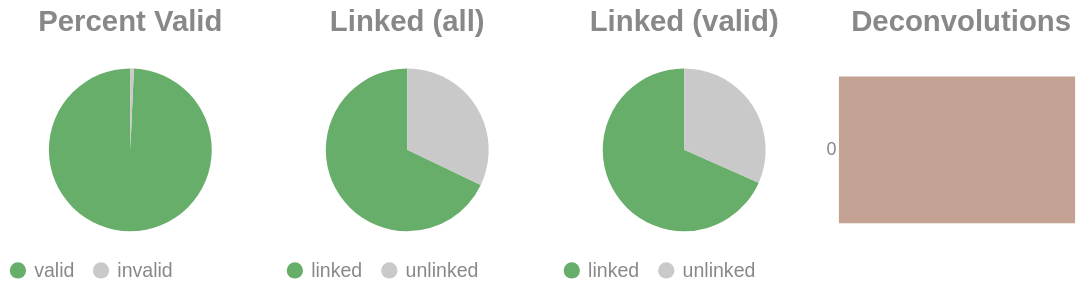

Source (notebook cell):
### Code cell
if SKIPLR:
    pass
else:
    clash = Counter()
    for i in valids['molecule'].to_list():
        _mol = i.split("-")
        if len(_mol) == 1:
            clash.update('0')
        else:
            clash.update(_mol[-1])

    _d = {"deconvolutions": [], 'count': []}
    for k,v in clash.items():
        _d['deconvolutions'].append(k)
        _d['count'].append(v)

    tot_valid = valids['reads'].sum()
    mask = valids['reads'] >= 2
    n_linked_reads = valids.filter(mask)['reads'].sum()
    if n_linked_reads == 0:
        print_html("No linked molecules (>=2 reads) were detected; skipping linked-only distributions.")
        SKIPLR = True
    else:
        perc_valid = round(tot_valid / n_reads, 4)
        linked_perc_abs = round(n_linked_reads / n_reads, 4)
        linked_perc = round(n_linked_reads / tot_valid, 4)

    _valid = pl.DataFrame({"valids": ['valid', 'invalid'], "count": [tot_valid, n_reads - tot_valid]})
    _linked_abs = pl.DataFrame({"linked (absolute)": ['linked', 'unlinked'], "count": [n_linked_reads, n_reads - n_linked_reads]})
    _linked_rel = pl.DataFrame({"linked (valids)": ['linked', 'unlinked'], "count": [n_linked_reads, tot_valid - n_linked_reads]})

    (
        alt.hconcat(
            piechart(_valid, goodval = 'valid', title = "Percent Valid"),
            piechart(_linked_abs, goodval = "linked", title =  "Linked (all)"),
            piechart(_linked_rel, goodval = "linked", title =  "Linked (valid)"),
            convolutionbar(pl.DataFrame(_d), title = "Deconvolutions"),
            center = True,
            bounds = 'flush'
        )
        .resolve_scale(color='independent')
        .resolve_legend('independent')
        .properties(usermeta={'embedOptions': {"actions": False}})
    ).display()

### Figure 1 — Vega-Lite specification as saved in the notebook (floating-point values rounded to 4 significant figures)
{"width": "container", "height": 400, "config": {"title": {"anchor": "start", "dy": -15, "fontSize": 18, "color": "#888888", "subtitleColor": "#888888", "subtitleFontSize": 14}, "arc": {"fill": "#0072B2"}, "axis": {"domainColor": "#888888", "domainWidth": 0.5, "gridWidth": 0.2, "grid": false, "titleFontWeight": 400, "titleFontSize": 15, "labelFontSize": 11, "labelColor": "#888888", "tickColor": "#888888", "tickWidth": 0.2, "titleColor": "#888888"}, "axisBand": {"grid": false}, "axisX": {"grid": true, "tickSize": 10, "domainCap": "round"}, "axisY": {"domain": false, "grid": true, "tickSize": 0, "domainCap": "round"}, "background": "transparent", "header": {"labelFontSize": 15, "labelColor": "#888888", "titleFontSize": 15, "titleFontWeight": 600, "titleColor": "#888888"}, "legend": {"labelFont": "sans-serif", "labelFontSize": 12, "labelColor": "#888888", "symbolSize": 100, "symbolType": "circle", "titleFontSize": 12, "titlePadding": 10, "titleColor": "#888888", "title": null}, "range": {"category": ["#E69F00", "#56B4E9", "#009E73", "#F0E442", "#0072B2", "#D55E00", "#CC79A7", "#000000"], "diverging": ["#cfe8f3", "#a2d4ec", "#73bfe2", "#46abdb", "#1696d2", "#12719e"]}, "area": {"fill": "#0072B2", "fillOpacity": 0.7, "line": true, "strokeOpacity": 0.7}, "line": {"color": "#0072B2", "stroke": "#0072B2", "strokeWidth": 2}, "trail": {"color": "#0072B2", "stroke": "#0072B2", "strokeWidth": 0, "size": 1}, "point": {"filled": true, "fillOpacity": 1.0, "size": 95}, "text": {"color": "#888888", "fontSize": 11, "align": "right", "fontWeight": 400, "size": 11}, "bar": {"fill": "#0072B2", "stroke": null}, "view": {"stroke": null, "continuousWidth": 660, "continuousHeight": 400}}, "hconcat": [{"data": {"name": "data-6f939f3bc969302ccf9c8e3468c59f20"}, "mark": {"type": "arc"}, "encoding": {"color": {"field": "valids", "legend": {"orient": "bottom", "title": null}, "scale": {"domain": ["valid", "invalid"], "range": ["#68ae6b", "#C9C9C9"]}, "title": "Valids", "type": "nominal"}, "theta": {"field": "count", "type": "quantitative"}, "tooltip": [{"field": "valids", "title": "Valids", "type": "ordinal"}, {"field": "percent", "format": ".2%", "title": "Percent", "type": "quantitative"}, {"field": "count", "title": "Count", "type": "quantitative"}]}, "height": 100, "title": {"text": "Percent Valid", "align": "center", "anchor": "middle"}, "transform": [{"calculate": "datum.count / 11357753", "as": "percent"}], "width": 150}, {"data": {"name": "data-a44008be283c9a1c1aa3a42f8b1bcd08"}, "mark": {"type": "arc"}, "encoding": {"color": {"field": "linked (absolute)", "legend": {"orient": "bottom", "title": null}, "scale": {"domain": ["linked", "unlinked"], "range": ["#68ae6b", "#C9C9C9"]}, "title": "Linked (Absolute)", "type": "nominal"}, "theta": {"field": "count", "type": "quantitative"}, "tooltip": [{"field": "linked (absolute)", "title": "Linked (Absolute)", "type": "ordinal"}, {"field": "percent", "format": ".2%", "title": "Percent", "type": "quantitative"}, {"field": "count", "title": "Count", "type": "quantitative"}]}, "height": 100, "title": {"text": "Linked (all)", "align": "center", "anchor": "middle"}, "transform": [{"calculate": "datum.count / 11357753", "as": "percent"}], "width": 150}, {"data": {"name": "data-4cac981fdda9e25c43b6616a8bf5fe0a"}, "mark": {"type": "arc"}, "encoding": {"color": {"field": "linked (valids)", "legend": {"orient": "bottom", "title": null}, "scale": {"domain": ["linked", "unlinked"], "range": ["#68ae6b", "#C9C9C9"]}, "title": "Linked (Valids)", "type": "nominal"}, "theta": {"field": "count", "type": "quantitative"}, "tooltip": [{"field": "linked (valids)", "title": "Linked (Valids)", "type": "ordinal"}, {"field": "percent", "format": ".2%", "title": "Percent", "type": "quantitative"}, {"field": "count", "title": "Count", "type": "quantitative"}]}, "height": 100, "title": {"text": "Linked (valid)", "align": "center", "anchor": "middle"}, "transform": [{"calculate": "datum.count / 11278331", "as": "percent"}], "width": 150}, {"data": {"name": "data-204b3f74c6fa79302c0d4dd53e7e1b99"}, "mark": {"type": "bar"}, "encoding": {"color": {"field": "deconvolutions", "legend": null, "scale": {"scheme": "lightgreyred"}, "type": "nominal"}, "tooltip": [{"field": "deconvolutions", "title": "Deconvolutions", "type": "ordinal"}, {"field": "percent", "format": ".2%", "title": "Percent", "type": "quantitative"}, {"field": "count", "title": "Count", "type": "quantitative"}], "x": {"axis": null, "field": "count", "type": "quantitative"}, "y": {"field": "deconvolutions", "sort": "ascending", "title": null, "type": "nominal"}}, "height": 100, "title": {"text": "Deconvolutions", "align": "center", "anchor": "middle"}, "transform": [{"calculate": "datum.count / 5799381", "as": "percent"}], "width": 150}], "bounds": "flush", "center": true, "resolve": {"legend": {"angle": "independent"}, "scale": {"color": "independent"}}, "usermeta": {"embedOptions": {"actions": false}}, "$schema": "https://vega.github.io/schema/vega-lite/v6.1.0.json", "datasets": {"data-6f939f3bc969302ccf9c8e3468c59f20": [{"valids": "valid", "count": 11278331}, {"valids": "invalid", "count": 79422}], "data-a44008be283c9a1c1aa3a42f8b1bcd08": [{"linked (absolute)": "linked", "count": 7714362}, {"linked (absolute)": "unlinked", "count": 3643391}], "data-4cac981fdda9e25c43b6616a8bf5fe0a": [{"linked (valids)": "linked", "count": 7714362}, {"linked (valids)": "unlinked", "count": 3563969}], "data-204b3f74c6fa79302c0d4dd53e7e1b99": [{"deconvolutions": "0", "count": 5799381}]}}
